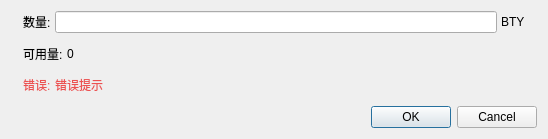
<?xml version="1.0" encoding="UTF-8"?>
<ui version="4.0">
 <class>TradeTransferDialog</class>
 <widget class="QDialog" name="TradeTransferDialog">
  <property name="geometry">
   <rect>
    <x>0</x>
    <y>0</y>
    <width>548</width>
    <height>139</height>
   </rect>
  </property>
  <property name="windowTitle">
   <string>Dialog</string>
  </property>
  <layout class="QVBoxLayout" name="verticalLayout">
   <property name="spacing">
    <number>10</number>
   </property>
   <item>
    <layout class="QHBoxLayout" name="horizontalLayout">
     <property name="spacing">
      <number>4</number>
     </property>
     <property name="leftMargin">
      <number>12</number>
     </property>
     <property name="topMargin">
      <number>0</number>
     </property>
     <property name="rightMargin">
      <number>12</number>
     </property>
     <property name="bottomMargin">
      <number>0</number>
     </property>
     <item>
      <widget class="QLabel" name="label">
       <property name="text">
        <string>数量:</string>
       </property>
      </widget>
     </item>
     <item>
      <widget class="QLineEdit" name="AmountEdit"/>
     </item>
     <item>
      <widget class="QLabel" name="AmountLabel">
       <property name="text">
        <string>BTY</string>
       </property>
      </widget>
     </item>
    </layout>
   </item>
   <item>
    <layout class="QHBoxLayout" name="horizontalLayout_3">
     <property name="spacing">
      <number>4</number>
     </property>
     <property name="leftMargin">
      <number>12</number>
     </property>
     <property name="topMargin">
      <number>0</number>
     </property>
     <property name="rightMargin">
      <number>12</number>
     </property>
     <property name="bottomMargin">
      <number>0</number>
     </property>
     <item>
      <widget class="QLabel" name="label_5">
       <property name="text">
        <string>可用量:</string>
       </property>
      </widget>
     </item>
     <item>
      <widget class="QLabel" name="AvailableLabel">
       <property name="text">
        <string>0</string>
       </property>
      </widget>
     </item>
     <item>
      <spacer name="horizontalSpacer_3">
       <property name="orientation">
        <enum>Qt::Horizontal</enum>
       </property>
       <property name="sizeHint" stdset="0">
        <size>
         <width>40</width>
         <height>20</height>
        </size>
       </property>
      </spacer>
     </item>
    </layout>
   </item>
   <item>
    <widget class="QWidget" name="errorWidget" native="true">
     <layout class="QHBoxLayout" name="horizontalLayout_2">
      <property name="spacing">
       <number>4</number>
      </property>
      <property name="leftMargin">
       <number>12</number>
      </property>
      <property name="topMargin">
       <number>0</number>
      </property>
      <property name="rightMargin">
       <number>12</number>
      </property>
      <property name="bottomMargin">
       <number>0</number>
      </property>
      <item>
       <widget class="QLabel" name="label_3">
        <property name="styleSheet">
         <string notr="true">QLabel { color: #ec5151; }</string>
        </property>
        <property name="text">
         <string>错误:</string>
        </property>
       </widget>
      </item>
      <item>
       <widget class="QLabel" name="errorLabel">
        <property name="styleSheet">
         <string notr="true">QLabel { color: #ec5151; }</string>
        </property>
        <property name="text">
         <string>错误提示</string>
        </property>
       </widget>
      </item>
      <item>
       <spacer name="horizontalSpacer_2">
        <property name="orientation">
         <enum>Qt::Horizontal</enum>
        </property>
        <property name="sizeHint" stdset="0">
         <size>
          <width>40</width>
          <height>20</height>
         </size>
        </property>
       </spacer>
      </item>
     </layout>
    </widget>
   </item>
   <item>
    <widget class="QDialogButtonBox" name="buttonBox">
     <property name="orientation">
      <enum>Qt::Horizontal</enum>
     </property>
     <property name="standardButtons">
      <set>QDialogButtonBox::Cancel|QDialogButtonBox::Ok</set>
     </property>
    </widget>
   </item>
  </layout>
 </widget>
 <resources/>
 <connections>
  <connection>
   <sender>buttonBox</sender>
   <signal>accepted()</signal>
   <receiver>TradeTransferDialog</receiver>
   <slot>accept()</slot>
   <hints>
    <hint type="sourcelabel">
     <x>248</x>
     <y>254</y>
    </hint>
    <hint type="destinationlabel">
     <x>157</x>
     <y>274</y>
    </hint>
   </hints>
  </connection>
  <connection>
   <sender>buttonBox</sender>
   <signal>rejected()</signal>
   <receiver>TradeTransferDialog</receiver>
   <slot>reject()</slot>
   <hints>
    <hint type="sourcelabel">
     <x>316</x>
     <y>260</y>
    </hint>
    <hint type="destinationlabel">
     <x>286</x>
     <y>274</y>
    </hint>
   </hints>
  </connection>
 </connections>
</ui>
